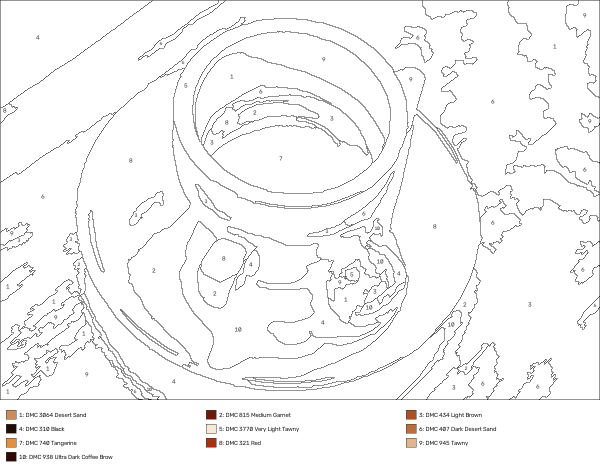
#> input picture examples/object_coffee/colour_by_number.png, 1200 x 952 px (shown at 1/2 size)
$ python -i pattern.py   (imports and definitions only)
#> lines starting #> are read from the running program, lines starting #| are printed output that depends on the picture; after the words box and inside, x2 and y2 are one past the last pixel; in counts of white or black regions, pixels touching at a corner belong together
### src/stitchregions/colour.py
"""Colour maths: sRGB <-> CIELAB and CIEDE2000, plus nearest-thread matching."""
from __future__ import annotations

import csv
from dataclasses import dataclass
from pathlib import Path

import numpy as np


def srgb_to_lab(rgb: np.ndarray) -> np.ndarray:
    """rgb: (..., 3) uint8 or float 0-255 in sRGB -> CIELAB (D65)."""
    c = np.asarray(rgb, float) / 255.0
    c = np.where(c <= 0.04045, c / 12.92, ((c + 0.055) / 1.055) ** 2.4)
    m = np.array([[0.4124564, 0.3575761, 0.1804375],
                  [0.2126729, 0.7151522, 0.0721750],
                  [0.0193339, 0.1191920, 0.9503041]])
    xyz = c @ m.T / np.array([0.95047, 1.0, 1.08883])
    f = np.where(xyz > 216 / 24389, np.cbrt(xyz), (24389 / 27 * xyz + 16) / 116)
    L = 116 * f[..., 1] - 16
    a = 500 * (f[..., 0] - f[..., 1])
    b = 200 * (f[..., 1] - f[..., 2])
    return np.stack([L, a, b], axis=-1)


def lab_to_srgb(lab: np.ndarray) -> np.ndarray:
    lab = np.asarray(lab, float)
    fy = (lab[..., 0] + 16) / 116
    fx = fy + lab[..., 1] / 500
    fz = fy - lab[..., 2] / 200
    def inv(t):
        return np.where(t ** 3 > 216 / 24389, t ** 3, (116 * t - 16) / (24389 / 27))
    xyz = np.stack([inv(fx), inv(fy), inv(fz)], axis=-1) * np.array([0.95047, 1.0, 1.08883])
    m = np.array([[3.2404542, -1.5371385, -0.4985314],
                  [-0.9692660, 1.8760108, 0.0415560],
                  [0.0556434, -0.2040259, 1.0572252]])
    c = xyz @ m.T
    c = np.where(c <= 0.0031308, 12.92 * c, 1.055 * np.clip(c, 0, None) ** (1 / 2.4) - 0.055)
    return np.clip(np.round(c * 255), 0, 255).astype(np.uint8)


def delta_e2000(lab1: np.ndarray, lab2: np.ndarray) -> np.ndarray:
    """Vectorised CIEDE2000 colour difference."""
    L1, a1, b1 = np.moveaxis(np.asarray(lab1, float), -1, 0)
    L2, a2, b2 = np.moveaxis(np.asarray(lab2, float), -1, 0)
    C1, C2 = np.hypot(a1, b1), np.hypot(a2, b2)
    Cm = (C1 + C2) / 2
    G = 0.5 * (1 - np.sqrt(Cm ** 7 / (Cm ** 7 + 25 ** 7)))
    a1p, a2p = (1 + G) * a1, (1 + G) * a2
    C1p, C2p = np.hypot(a1p, b1), np.hypot(a2p, b2)
    h1p = np.degrees(np.arctan2(b1, a1p)) % 360
    h2p = np.degrees(np.arctan2(b2, a2p)) % 360
    dLp, dCp = L2 - L1, C2p - C1p
    dh = h2p - h1p
    dh = np.where(C1p * C2p == 0, 0, np.where(dh > 180, dh - 360, np.where(dh < -180, dh + 360, dh)))
    dHp = 2 * np.sqrt(C1p * C2p) * np.sin(np.radians(dh / 2))
    Lpm, Cpm = (L1 + L2) / 2, (C1p + C2p) / 2
    hs = h1p + h2p
    hpm = np.where(C1p * C2p == 0, hs, np.where(np.abs(h1p - h2p) <= 180, hs / 2,
                   np.where(hs < 360, (hs + 360) / 2, (hs - 360) / 2)))
    T = (1 - 0.17 * np.cos(np.radians(hpm - 30)) + 0.24 * np.cos(np.radians(2 * hpm))
         + 0.32 * np.cos(np.radians(3 * hpm + 6)) - 0.20 * np.cos(np.radians(4 * hpm - 63)))
    dtheta = 30 * np.exp(-(((hpm - 275) / 25) ** 2))
    Rc = 2 * np.sqrt(Cpm ** 7 / (Cpm ** 7 + 25 ** 7))
    Sl = 1 + 0.015 * (Lpm - 50) ** 2 / np.sqrt(20 + (Lpm - 50) ** 2)
    Sc, Sh = 1 + 0.045 * Cpm, 1 + 0.015 * Cpm * T
    Rt = -np.sin(np.radians(2 * dtheta)) * Rc
    return np.sqrt((dLp / Sl) ** 2 + (dCp / Sc) ** 2 + (dHp / Sh) ** 2 + Rt * (dCp / Sc) * (dHp / Sh))


@dataclass
class Thread:
    code: str
    name: str
    rgb: tuple[int, int, int]


def load_threads(path: str | Path) -> list[Thread]:
    with open(path, newline="", encoding="utf-8") as f:
        rows = [r for r in csv.DictReader(f) if not r["code"].startswith("#")]
    return [Thread(r["code"], r["name"], (int(r["r"]), int(r["g"]), int(r["b"]))) for r in rows]


def nearest_threads(palette_rgb: np.ndarray, threads: list[Thread]) -> list[tuple[Thread, float]]:
    t_lab = srgb_to_lab(np.array([t.rgb for t in threads]))
    out = []
    for rgb in palette_rgb:
        d = delta_e2000(np.broadcast_to(srgb_to_lab(rgb), t_lab.shape), t_lab)
        i = int(np.argmin(d))
        out.append((threads[i], float(d[i])))
    return out

### src/stitchregions/pattern.py
"""Photo -> stitchable colour regions with one shared geometry for every output.

Pipeline:
  1. Edge-preserving smoothing (removes photo noise, keeps outlines).
  2. K-means colour quantisation in CIELAB (perceptual distances).
  3. Small-fragment merge: any region smaller than the minimum stitchable area
     (in mm² at the chosen hoop size) is absorbed into the neighbouring colour
     it shares the longest border with. Repeats until stable.
  4. One label map is the single source of truth. Polygons, the SVG, the
     colour-by-number chart and the JSON are all derived from it, so region
     geometry is identical across outputs.
"""
from __future__ import annotations

import json
from dataclasses import dataclass
from pathlib import Path

import cv2
import numpy as np

from .colour import delta_e2000, lab_to_srgb, load_threads, nearest_threads, srgb_to_lab

THREADS = Path(__file__).with_name("threads_dmc_approx.csv")


@dataclass
class Settings:
    colours: int = 12
    hoop_mm: float = 150.0          # longest side of the stitched design
    min_region_mm2: float = 9.0     # smallest area worth stitching (3 x 3 mm)
    work_px: int = 600              # processing resolution (longest side)
    simplify_mm: float = 0.2        # polygon smoothing; 0 = pixel-exact polygons (100% consistent)
    seed: int = 0


def quantise(img_bgr: np.ndarray, k: int, seed: int) -> tuple[np.ndarray, np.ndarray]:
    smooth = cv2.bilateralFilter(img_bgr, 9, 40, 9)
    lab = srgb_to_lab(smooth[..., ::-1].reshape(-1, 3)).astype(np.float32)
    cv2.setRNGSeed(seed)
    crit = (cv2.TERM_CRITERIA_EPS + cv2.TERM_CRITERIA_MAX_ITER, 40, 0.2)
    _, labels, centers = cv2.kmeans(lab, k, None, crit, 4, cv2.KMEANS_PP_CENTERS)
    return labels.reshape(img_bgr.shape[:2]).astype(np.int32), centers


def merge_small_regions(labels: np.ndarray, min_px: int, max_iter: int = 30) -> tuple[np.ndarray, int]:
    labels = labels.copy()
    merged_total = 0
    kernel = np.ones((3, 3), np.uint8)
    for _ in range(max_iter):
        merged = 0
        for colour in np.unique(labels):
            mask = (labels == colour).astype(np.uint8)
            n, comp, stats, _ = cv2.connectedComponentsWithStats(mask, connectivity=4)
            for c in range(1, n):
                if stats[c, cv2.CC_STAT_AREA] >= min_px:
                    continue
                x, y, w, h = stats[c, :4]
                x0, y0, x1, y1 = max(0, x - 2), max(0, y - 2), min(labels.shape[1], x + w + 2), min(labels.shape[0], y + h + 2)
                piece = (comp[y0:y1, x0:x1] == c).astype(np.uint8)
                ring = cv2.dilate(piece, kernel) & (1 - piece)
                neigh = labels[y0:y1, x0:x1][ring.astype(bool)]
                neigh = neigh[neigh != colour]
                if neigh.size == 0:
                    continue
                labels[y0:y1, x0:x1][piece.astype(bool)] = np.bincount(neigh).argmax()
                merged += 1
        merged_total += merged
        if merged == 0:
            break
    return labels, merged_total


def extract_regions(labels: np.ndarray, eps_px: float) -> list[dict]:
    regions = []
    for colour in np.unique(labels):
        mask = (labels == colour).astype(np.uint8)
        n, comp, stats, cents = cv2.connectedComponentsWithStats(mask, connectivity=4)
        for c in range(1, n):
            piece = (comp == c).astype(np.uint8)
            contours, hier = cv2.findContours(piece, cv2.RETR_CCOMP, cv2.CHAIN_APPROX_NONE)
            if not contours:
                continue
            outer, holes = [], []
            for i, cnt in enumerate(contours):
                poly = cv2.approxPolyDP(cnt, eps_px, True).reshape(-1, 2)
                if len(poly) < 3:
                    continue
                (holes if hier[0][i][3] >= 0 else outer).append(poly.tolist())
            if not outer:
                continue
            # label point: the pixel furthest from the region edge (always inside, even for C-shapes)
            dist = cv2.distanceTransform(np.pad(piece, 1), cv2.DIST_L2, 3)[1:-1, 1:-1]
            ly, lx = np.unravel_index(np.argmax(dist), dist.shape)
            regions.append({"colour": int(colour), "area_px": int(stats[c, cv2.CC_STAT_AREA]),
                            "outer": outer, "holes": holes, "label_point": [int(lx), int(ly)],
                            "label_room_px": float(dist[ly, lx])})
    regions.sort(key=lambda r: -r["area_px"])
    for i, r in enumerate(regions, start=1):
        r["id"] = i
    return regions


def make_pattern(image_path: str, out_dir: str, s: Settings = Settings()) -> dict:
#> called with out_dir = 'out.png'
    out = Path(out_dir); out.mkdir(parents=True, exist_ok=True)
    src = cv2.imread(image_path, cv2.IMREAD_COLOR)
#> src is the input picture: shape (952, 1200, 3); mean B, G, R 246.8, 246.9, 247.1
    if src is None:
        raise FileNotFoundError(image_path)
    scale = s.work_px / max(src.shape[:2])
    img = cv2.resize(src, None, fx=scale, fy=scale, interpolation=cv2.INTER_AREA) if scale < 1 else src.copy()
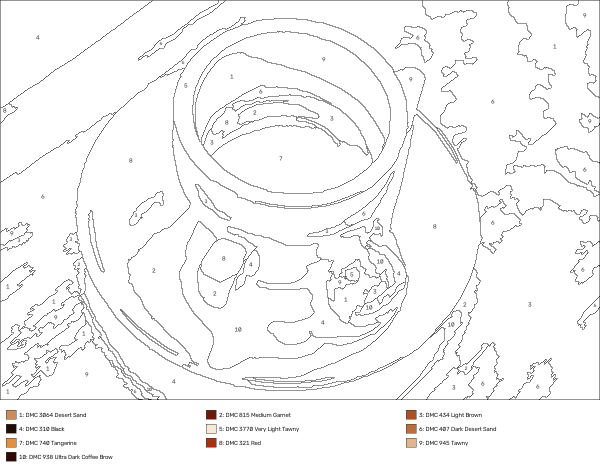
#> img: shape (476, 600, 3); mean B, G, R 246.8, 246.9, 247.1
    h, w = img.shape[:2]
    mm_per_px = s.hoop_mm / max(h, w)
    min_px = max(4, int(round(s.min_region_mm2 / mm_per_px ** 2)))

    labels, centers_lab = quantise(img, s.colours, s.seed)
#> in quantise, `_, labels, centers = cv2.kmeans(lab, k, None, crit, 4, cv2.KMEANS_PP_C..`: centers = [[99.99, 0.000494, 0.00237], [61.51, 0.00174, 0.0089], [39.86, 0.00114, 0.00342], [39.43, 50.16, 46.17], [49.44, 28.71, 40.15], [8.89, 9.99, 6.35], [70.36, 14.2, 30.29], [24.27, 31.64, 26.69], [78.82, 0.00358, 0.0131], [44.56, 12.12, 22.64], [53.2, -9.94e-06, 3.98e-06], [67.09, 26.14, 58]]
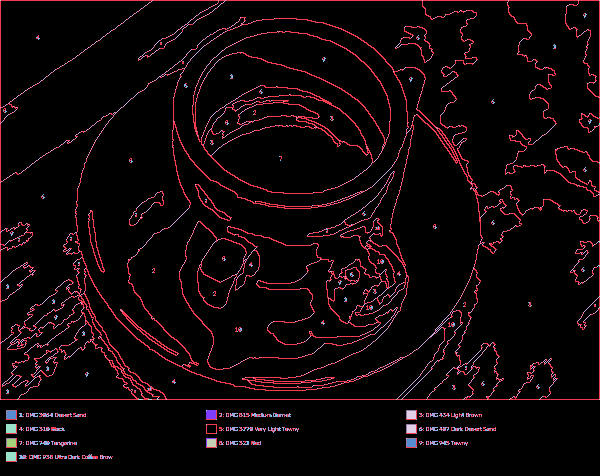
#> labels: shape (476, 600) int32; 12 distinct labels, from 0 to 11; one colour per label, 0 black
#> centers_lab has the same summary as centers in quantise
    raw_regions = sum(cv2.connectedComponents((labels == c).astype(np.uint8), connectivity=4)[0] - 1 for c in np.unique(labels))
#> raw_regions = 7025
    labels, merged = merge_small_regions(labels, min_px)
#> after the loop in merge_small_regions, `for _ in range(max_iter):`:
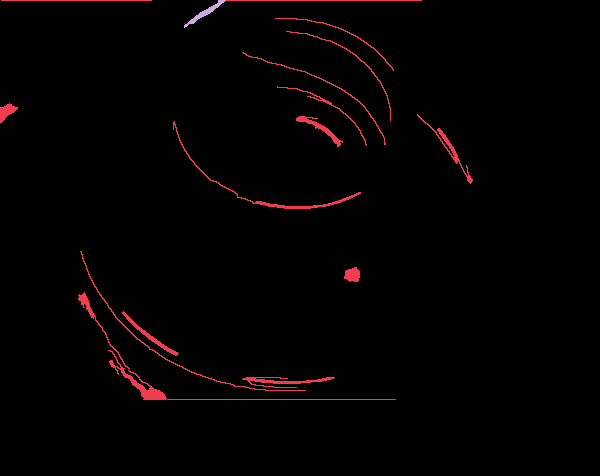
#> labels: shape (476, 600) int32; 3 distinct labels, from 0 to 2; one colour per label, 0 black
#> after the loop in merge_small_regions, `for _ in range(max_iter):`:
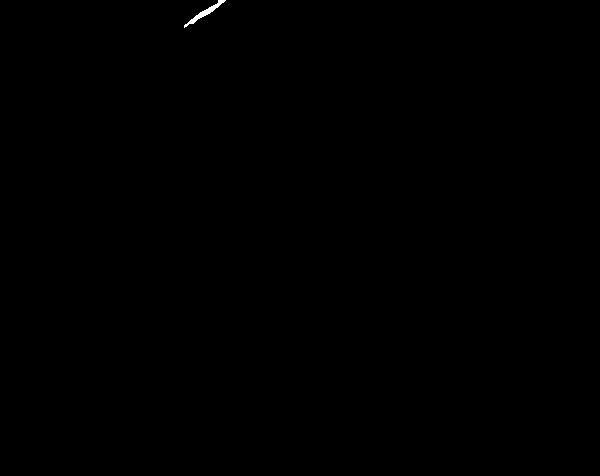
#> mask: shape (476, 600); values 0 (black) and 1 (white), 0.07% white; 1 white region, box (x1, y1, x2, y2) and area: (184, 0, 226, 28) 207
#> after the loop in merge_small_regions, `for _ in range(max_iter):`: merged_total = 6378
#> merged = 6378
    # Colours that land on the same thread are one colour to a stitcher: merge them.
    thread_list = load_threads(THREADS)
#> (reads src/stitchregions/threads_dmc_approx.csv from the repository)
    matched = nearest_threads(lab_to_srgb(centers_lab), thread_list)
#> in lab_to_srgb, `lab = np.asarray(lab, float)`: lab has the same summary as centers in quantise
#> in lab_to_srgb, `fy = (lab[..., 0] + 16) / 116`: fy = [1, 0.668, 0.482, 0.478, 0.564, 0.215, 0.744, 0.347, 0.817, 0.522, 0.597, 0.716]
#> in lab_to_srgb, `fx = fy + lab[..., 1] / 500`: fx = [1, 0.668, 0.482, 0.578, 0.622, 0.235, 0.773, 0.41, 0.817, 0.546, 0.597, 0.769]
#> in lab_to_srgb, `fz = fy - lab[..., 2] / 200`: fz = [1, 0.668, 0.482, 0.247, 0.363, 0.183, 0.593, 0.214, 0.817, 0.409, 0.597, 0.426]
#> in lab_to_srgb, `xyz = np.stack([inv(fx), inv(fy), inv(fz)], axis=-1) * np.array([0.950..`: xyz = [[0.95, 1, 1.09], [0.284, 0.298, 0.325], [0.106, 0.112, 0.122], [0.184, 0.109, 0.0164], [0.228, 0.18, 0.0522], [0.0123, 0.00988, 0.00628], [0.439, 0.413, 0.227], [0.0657, 0.0418, 0.0106], [0.519, 0.546, 0.595], [0.155, 0.142, 0.0744], [0.202, 0.212, 0.231], [0.431, 0.367, 0.0843]]
#> in lab_to_srgb, `c = xyz @ m.T`: c = [[1, 1, 1], [0.298, 0.298, 0.298], [0.112, 0.112, 0.112], [0.419, 0.0273, 0.0053], [0.438, 0.118, 0.0313], [0.0214, 0.0069, 0.0053], [0.674, 0.358, 0.18], [0.143, 0.0152, 0.00635], [0.546, 0.546, 0.546], [0.246, 0.12, 0.0582], [0.212, 0.212, 0.212], [0.791, 0.275, 0.0382]]
#> in lab_to_srgb, `c = np.where(c <= 0.0031308, 12.92 * c, 1.055 * np.clip(c, 0, None) **..`: c = [[1, 1, 1], [0.582, 0.582, 0.582], [0.368, 0.368, 0.368], [0.679, 0.18, 0.0639], [0.693, 0.378, 0.194], [0.158, 0.0777, 0.0639], [0.84, 0.633, 0.462], [0.415, 0.13, 0.0732], [0.765, 0.765, 0.765], [0.533, 0.381, 0.268], [0.498, 0.498, 0.498], [0.902, 0.561, 0.216]]
#> in srgb_to_lab (call 2), `c = np.asarray(rgb, float) / 255.0`: c = 47 rows, first 8: [0.988, 0.984, 0.973], [0, 0, 0], [0.976, 0.969, 0.945], [0.827, 0.827, 0.839], [0.671, 0.671, 0.671], [0.549, 0.549, 0.549], [0.337, 0.337, 0.337], [0.259, 0.259, 0.259]
#> in srgb_to_lab (call 2), `c = np.where(c <= 0.04045, c / 12.92, ((c + 0.055) / 1.055) ** 2.4)`: c = 47 rows, first 8: [0.973, 0.965, 0.939], [0, 0, 0], [0.947, 0.93, 0.88], [0.651, 0.651, 0.672], [0.407, 0.407, 0.407], [0.262, 0.262, 0.262], [0.0931, 0.0931, 0.0931], [0.0545, 0.0545, 0.0545]
#> in srgb_to_lab (call 2), `xyz = c @ m.T / np.array([0.95047, 1.0, 1.08883])`: xyz = 47 rows, first 8: [0.964, 0.965, 0.942], [0, 0, 0], [0.928, 0.93, 0.886], [0.655, 0.653, 0.67], [0.407, 0.407, 0.407], [0.262, 0.262, 0.262], [0.0931, 0.0931, 0.0931], [0.0545, 0.0545, 0.0545]
#> in srgb_to_lab (call 2), `f = np.where(xyz > 216 / 24389, np.cbrt(xyz), (24389 / 27 * xyz + 16) ..`: f = 47 rows, first 8: [0.988, 0.988, 0.98], [0.138, 0.138, 0.138], [0.975, 0.976, 0.961], [0.869, 0.868, 0.875], [0.741, 0.741, 0.741], [0.64, 0.64, 0.64], [0.453, 0.453, 0.453], [0.379, 0.379, 0.379]
#> in nearest_threads, `t_lab = srgb_to_lab(np.array([t.rgb for t in threads]))`: t_lab = 47 rows, first 8: [98.62, -0.191, 1.55], [0, 0, 0], [97.23, -0.374, 3.11], [84.63, 0.547, -1.48], [69.98, -1.24e-05, 4.94e-06], [58.25, -1.07e-05, 4.27e-06], [36.57, -7.55e-06, 3.02e-06], [27.97, -6.32e-06, 2.53e-06]
#> the loop in nearest_threads, `for rgb in palette_rgb:` made 12 passes
#> (rgb, c in srgb_to_lab, xyz in srgb_to_lab, f in srgb_to_lab, L in srgb_to_lab, a in srgb_to_lab, b in srgb_to_lab, i) on passes 4 to 6: ([173, 46, 16], [0.418, 0.0273, 0.00518], [0.193, 0.109, 0.0149], [0.578, 0.477, 0.246], 39.38, 50.07, 46.22, 9), ([177, 96, 50], [0.44, 0.117, 0.0319], [0.241, 0.179, 0.0484], [0.622, 0.564, 0.365], 49.43, 29.06, 39.9, 19), ([40, 20, 16], [0.0212, 0.007, 0.00518], [0.0128, 0.00989, 0.00566], [0.234, 0.215, 0.182], 8.9, 9.71, 6.52, 22)
#> after the loop in nearest_threads, `for rgb in palette_rgb:`: out = 12 items
#> matched = 12 items
    groups: dict[str, list[int]] = {}
    for c in np.unique(labels):
        groups.setdefault(matched[int(c)][0].code, []).append(int(c))
#> this loop made 3 passes
#> after the loop, groups = {'BLANC': [0], '414': [1], '413': [2]}
    lut = np.zeros(len(centers_lab), np.int32)
#> lut = [0, 0, 0, 0, 0, 0, 0, 0, 0, 0, 0, 0]
    new_centers = []
    for gi, members in enumerate(groups.values()):
        weights = np.array([(labels == m).sum() for m in members], float)
        new_centers.append((centers_lab[members] * weights[:, None]).sum(0) / weights.sum())
        lut[members] = gi
#> this loop made 3 passes
#> (members, weights) on passes 1 to 3: ([0], [280872]), ([1], [4521]), ([2], [207])
#> after the loop, lut = [0, 1, 2, 0, 0, 0, 0, 0, 0, 0, 0, 0]; new_centers = [[99.99, 0.000494, 0.00237], [61.51, 0.00174, 0.0089], [39.86, 0.00114, 0.00342]]
    labels = lut[labels]
    centers_lab = np.array(new_centers)
#> centers_lab has the same summary as new_centers
    labels, merged2 = merge_small_regions(labels, min_px)
#> merged2 = 0
    merged += merged2
    palette_rgb = lab_to_srgb(centers_lab)
#> palette_rgb = [[255, 255, 255], [148, 148, 148], [94, 94, 94]]
    threads = nearest_threads(palette_rgb, thread_list)
#> the loop in nearest_threads (call 2), `for rgb in palette_rgb:` made 3 passes
#> (rgb, xyz in srgb_to_lab, f in srgb_to_lab, L in srgb_to_lab, a in srgb_to_lab, b in srgb_to_lab, i) on passes 2 to 3: ([148, 148, 148], [0.296, 0.296, 0.296], [0.667, 0.667, 0.667], 61.32, -1.11e-05, 4.44e-06, 5), ([94, 94, 94], [0.112, 0.112, 0.112], [0.482, 0.482, 0.482], 39.9, -8.03e-06, 3.21e-06, 6)
#> threads = 3 items
    colours_requested = s.colours

    regions = extract_regions(labels, s.simplify_mm / mm_per_px)
#> the loop in extract_regions, `for colour in np.unique(labels):` made 3 passes
#> (n, stats, cents) on passes 1, 3: (2, [[0, 0, 473, 400, 4728], [0, 0, 600, 476, 280872]], [[245.3, 215.2], [300.4, 237.9]]), (2, [[0, 0, 600, 476, 285393], [184, 0, 42, 28, 207]], [[299.6, 237.7], [204.6, 12.45]])
#> pass 1, in extract_regions, `mask = (labels == colour).astype(np.uint8)`:
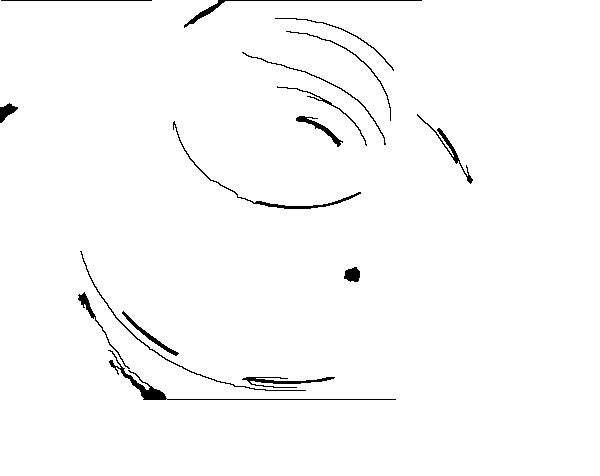
#> mask: shape (476, 600); values 0 (black) and 1 (white), 98.3% white; 16 black regions, largest, box (x1, y1, x2, y2) and area: (108, 350, 396, 400) 730, (173, 121, 361, 209) 478, (184, 0, 422, 28) 403
#> after the loop in extract_regions, `for colour in np.unique(labels):`: regions = 16 items
#> (the rest of the program and of its run is left out)
